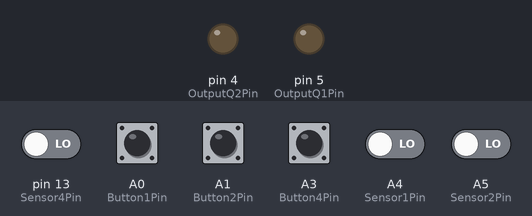
Simulated run of this sketch. Board: Arduino Uno, built with avr-gcc and run on an emulated ATmega328P. Parts: output pins drawn as LEDs (lit = HIGH). The test bench sets the inputs (shaded band); at power-on: A0 (Button1Pin), A1 (Button2Pin), A3 (Button4Pin), A4 (Sensor1Pin), A5 (Sensor2Pin), pin 13 (Sensor4Pin) LOW.

Above: at 1.2 s.
1.3 s: pin 13 (Sensor4Pin) driven HIGH
At 2.5 s:
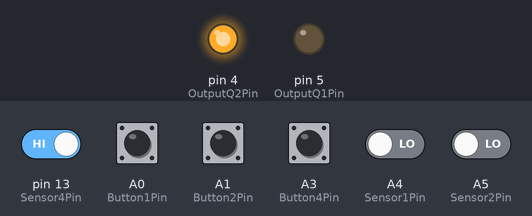
2.8 s: A0 (Button1Pin) pulled HIGH for 0.15 s
At 3.7 s:
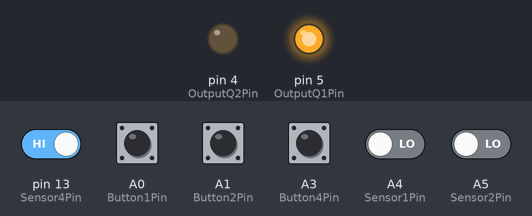
4.4 s: A4 (Sensor1Pin) driven HIGH
At 4.9 s:
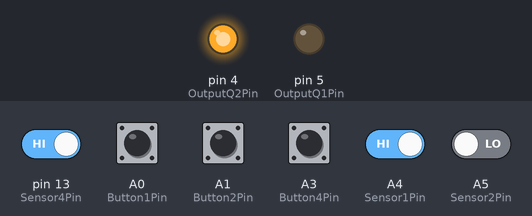
5.9 s: A1 (Button2Pin) pulled HIGH for 0.15 s
At 7.3 s:
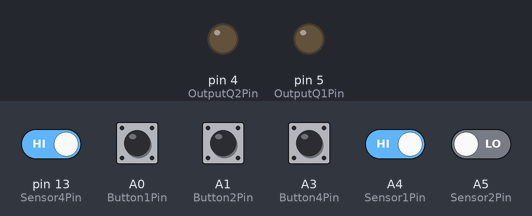
Timing chart, 0 to 8.5 s (numbered marks = the images above; inputs shaded):
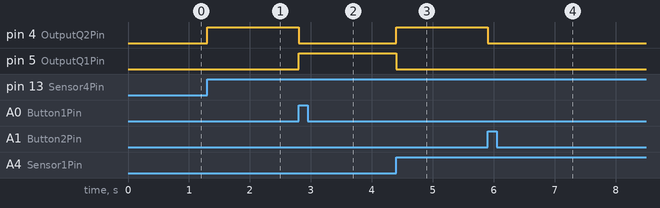

The sketch:

ArduinoElevatorProgram.ino
```cpp
#define Button1Pin A0
#define Button2Pin A1
#define Button3Pin A2
#define Button4Pin A3
#define Sensor1Pin A4
#define Sensor2Pin A5
#define Sensor3Pin 12
#define Sensor4Pin 13
#define OutputQ1Pin 5
#define OutputQ2Pin 4

//variables to store button input
boolean button0 = 0;
boolean button1 = 0;
boolean button3 = 0;
//variables to store sensor input
boolean sensor0 = 0;
boolean sensor1 = 0;
boolean sensor3 = 0;
//variables to store state of state machine
boolean X1 = 0;
boolean X2 = 0;
boolean X3 = 0;
boolean X4 = 0;
//variables to store output for the motor
boolean Q1 = 0;
boolean Q2 = 0;


//function that read input of sensors and buttons
void readInput(){
  button0 = digitalRead(Button1Pin);
  button1 = digitalRead(Button2Pin);
  button3 = digitalRead(Button4Pin);

  sensor0 = digitalRead(Sensor1Pin);
  sensor1 = digitalRead(Sensor2Pin);
  sensor3 = digitalRead(Sensor4Pin);
}

//setup function to set read/write modes for pins
void setup(){
  pinMode(Button1Pin, INPUT);
  pinMode(Button2Pin, INPUT);
  pinMode(Button4Pin, INPUT);

  pinMode(Sensor1Pin, INPUT);
  pinMode(Sensor2Pin, INPUT);
  pinMode(Sensor4Pin, INPUT);

  pinMode(OutputQ1Pin, OUTPUT);
  pinMode(OutputQ2Pin, OUTPUT);
}

//function to calculate the next state;
void calculateState(){
  boolean X1copy = 0;
  boolean X2copy = 0;
  boolean X3copy = 0;
  boolean X4copy = 0;

  //calculate next state based on previous state and input
  X1copy = (!X1 && !X2 && X3 && X4 && button0)
            || (!X1 && !X2 && X3 && X4 && button1)
            || (X1 && !X2 && !X3 && !X4 && !sensor1)
            || (X1 && !X2 && !X3 && X4  && !sensor0);

  X2copy = (!X1 && !X2 && !X3 && X4 && button1)
           || (!X1 && !X2 && !X3 && X4 && button3)
           || (!X1 && !X2 && X3 && !X4 && button0)
           || (!X1 && !X2 && X3 && !X4 && button3)
           || (!X1 && X2 && !X3 && !X4 && !sensor1)
           || (!X1 && X2 && !X3 && X4 && !sensor3)
           || (!X1 && X2 && X3 && !X4 && !sensor3)
           || (!X1 && X2 && X3 && X4 && !sensor0);

  X3copy = (!X1 && !X2 && !X3 && !X4 && sensor3)
           || (!X1 && !X2 && X3 && !X4 && button0)
           || (!X1 && !X2 && X3 && !X4 && button3)
           || (!X1 && X2 && !X3 && !X4 && sensor1)
           || (!X1 && X2 && !X3 && X4 &&  sensor3)
           || (!X1 && X2 && X3 && !X4)
           || (!X1 && X2 && X3 && X4 && !sensor0)
           || (X1 && !X2 && !X3 && !X4 && sensor1)
           || (!X1 && !X2 && X3 && !X4 && !button0 && !button3)
           || (!X1 && !X2 && X3 && X4 && !button0 && !button1);

  X4copy = (!X1 && !X2 && !X3 && !X4 && sensor3)
           || (!X1 && !X2 && !X3 && X4 && button3)
           || (!X1 && !X2 && X3 && !X4 && button0)
           || (!X1 && !X2 && X3 && X4 && button0)
           || (!X1 && X2 && !X3 && X4)
           || (!X1 && X2 && X3 && !X4 && sensor3)
           || (!X1 && X2 && X3 && X4)
           || (X1 && !X2 && !X3 && X4)
           || (!X1 && !X2 && !X3 && X4 && !button1 && !button3)
           || (!X1 && !X2 && X3 && X4 && !button0 && !button1);

  //make next state current state
  X1 = X1copy;
  X2 = X2copy;
  X3 = X3copy;
  X4 = X4copy;
}

//function to calculate output for the elevator motor
void calculateOutput(){
  Q1 = (!X1 && X2 && X3 && X4)
       || (X1 && !X2 && !X3);

  Q2 = (!X1 && !X2 && !X3 && X4)
       || (!X1 && !X2 && X3);
}

void writeOutput(){
  digitalWrite(OutputQ1Pin, Q1);
  digitalWrite(OutputQ2Pin, Q2);
}

void loop() {
  readInput();
  calculateState();
  calculateOutput();
  writeOutput();
}
```

Measured:
- after the input at 1.3 s, pin 4 (OutputQ2Pin): LOW → HIGH at once
- after the input at 2.8 s, pin 4 (OutputQ2Pin): HIGH → LOW at once; pin 5 (OutputQ1Pin): LOW → HIGH at once
- after the input at 4.4 s, pin 4 (OutputQ2Pin): LOW → HIGH at once; pin 5 (OutputQ1Pin): HIGH → LOW at once
- after the input at 5.9 s, pin 4 (OutputQ2Pin): HIGH → LOW at once
